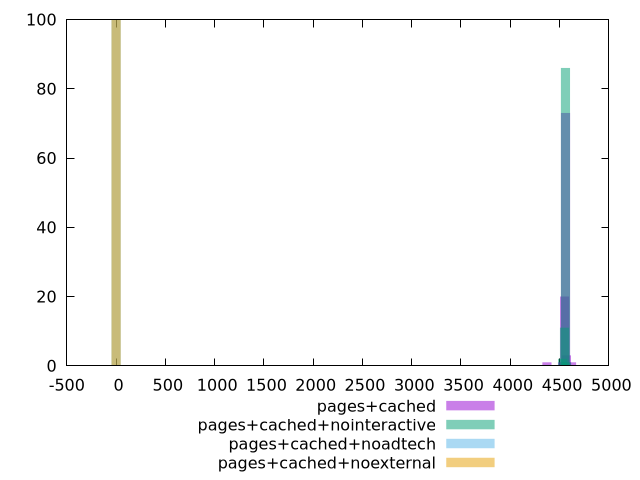

Generate this figure with gnuplot:
$_pagesCached <<EOF
4371.231323811523 1
4551.0797534523035 20
4621.190158227523 1
4560.224588857767 73
4569.369424263231 3
4538.8866395783525 1
4529.741804172889 1
EOF
$_pagesCachedNointeractive <<EOF
4559.52081538937 86
4549.891415568061 11
4530.632615925445 2
4570.755115180896 1
EOF
$_pagesCachedNoadtech <<EOF
0 100
EOF
$_pagesCachedNoexternal <<EOF
0 100
EOF
set key outside below
set terminal pngcairo
set output "report_00006_2020-11-02T20-21-41.718Z/unused-javascript/unused-javascript_pages+cached_pages+cached+nointeractive_pages+cached+noadtech_pages+cached+noexternal+hist.png"
set boxwidth 92.42380316455046
set style fill transparent solid 0.5 noborder
set yrange [0:100]
plot $_pagesCached title "pages+cached" with boxes ,$_pagesCachedNointeractive title "pages+cached+nointeractive" with boxes ,$_pagesCachedNoadtech title "pages+cached+noadtech" with boxes ,$_pagesCachedNoexternal title "pages+cached+noexternal" with boxes ,
